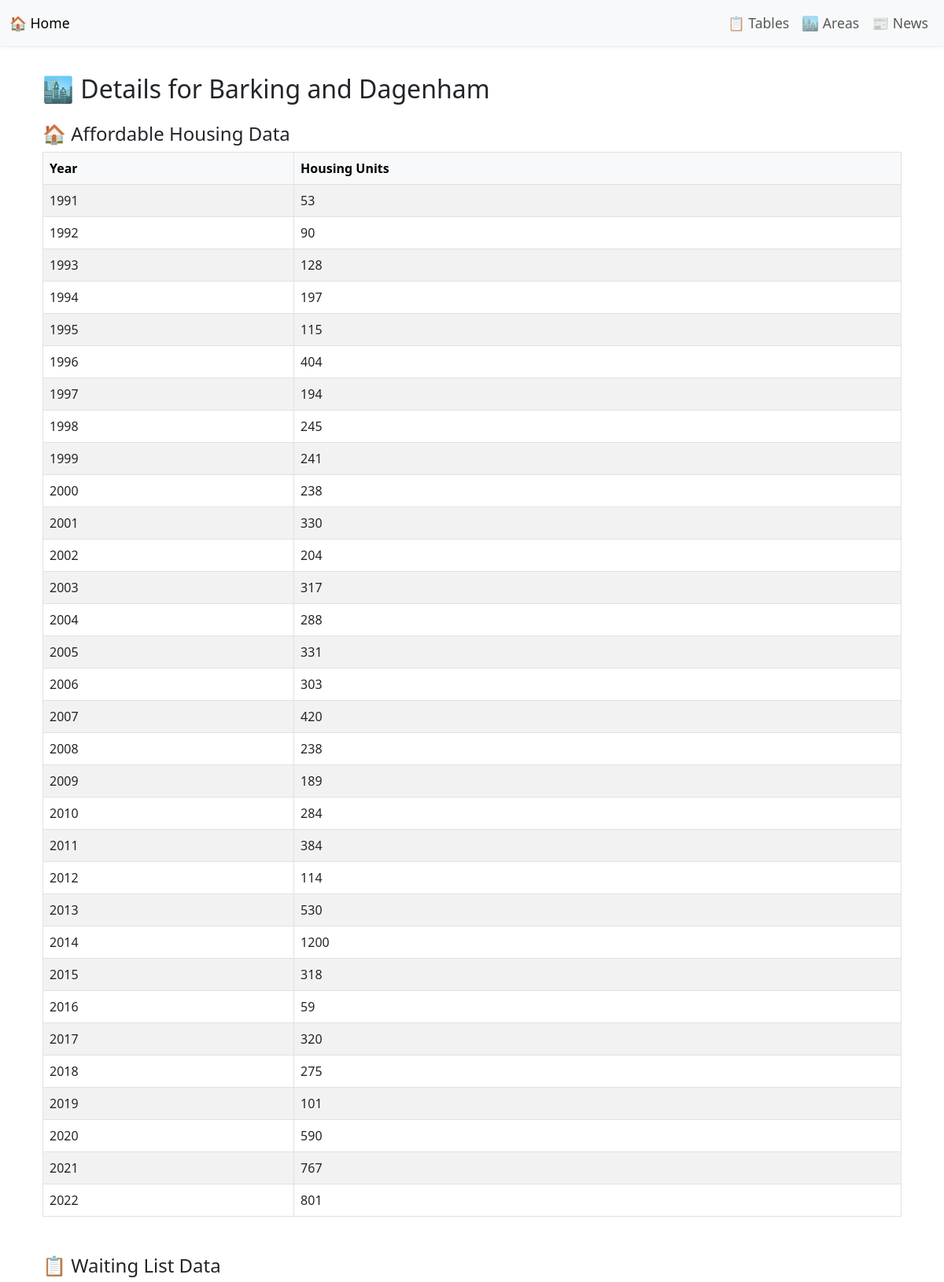
/area_detail/E09000002 (upper part), run on the app's committed database.
### tables this page shows
CREATE TABLE "Area" (
"area_code" TEXT,
  "area_name" TEXT
);

CREATE TABLE "Affordable_Housing_Data" (
"area_code" TEXT,
  "year" TEXT,
  "housing_units" INTEGER
);

### coursework2_flask/flask_app/routes.py (the view)
@main.route("/area_detail/<area_code>")
def area_detail(area_code):
    conn = get_connection()
    cursor = conn.cursor()
    try:
        cursor.execute("SELECT area_name FROM Area WHERE area_code = ?", (area_code,))
        area = cursor.fetchone()
        if not area:
            flash(f"❌ Area code '{area_code}' not found.")
            return redirect(url_for("main.list_areas"))
        cursor.execute("""
            SELECT year, housing_units
            FROM Affordable_Housing_Data
            WHERE area_code = ?
            ORDER BY year
        """, (area_code,))
        housing_data = cursor.fetchall()
        cursor.execute("""
            SELECT year, households_count
            FROM Waiting_List_Data
            WHERE area_code = ?
            ORDER BY year
        """, (area_code,))
        waiting_data = cursor.fetchall()
        return render_template("area_detail.html", area_code=area_code, area_name=area["area_name"],
                               housing_data=housing_data, waiting_data=waiting_data)
    except sqlite3.Error as e:
        flash(f"❌ Error loading area detail: {e}")
        return redirect(url_for("main.list_areas"))
    finally:
        conn.close()

### coursework2_flask/flask_app/routes.py (called while the page is built)
def get_connection():
    db_path = current_app.config["DB_PATH"]
    conn = sqlite3.connect(db_path)
    conn.row_factory = sqlite3.Row
    return conn

### coursework2_flask/flask_app/templates/area_detail.html (shortened to what this page needs)
{% extends "base.html" %}
{% block content %}
<div class="container mt-4">
    <h2>🏙️ Details for {{ area_name }}</h2>
    <h4 class="mt-4">🏠 Affordable Housing Data</h4>
    <table class="table table-striped table-bordered">
        <thead class="table-light">
            <tr>
                <th>Year</th>
                <th>Housing Units</th>
            </tr>
        </thead>
        <tbody>
            {% for row in housing_data %}
            <tr>
                <td>{{ row.year }}</td>
                <td>{{ row.housing_units }}</td>
            </tr>
            {% endfor %}
        </tbody>
    </table>
    <h4 class="mt-5">📋 Waiting List Data</h4>
</div>
{% endblock %}

### coursework2_flask/flask_app/templates/base.html (style rules this page uses)
body { padding-top: 70px; }

### data on the page
Area: area_name "Barking and Dagenham"
Affordable_Housing_Data: year "1991", housing_units "53"
Affordable_Housing_Data: year "1992", housing_units "90"
Affordable_Housing_Data: year "1993", housing_units "128"
Affordable_Housing_Data: year "1994", housing_units "197"
Affordable_Housing_Data: year "1995", housing_units "115"
Affordable_Housing_Data: year "1996", housing_units "404"
Affordable_Housing_Data: year "1997", housing_units "194"
Affordable_Housing_Data: year "1998", housing_units "245"
Affordable_Housing_Data: year "1999", housing_units "241"
Affordable_Housing_Data: year "2000", housing_units "238"
Affordable_Housing_Data: year "2001", housing_units "330"
Affordable_Housing_Data: year "2002", housing_units "204"
Affordable_Housing_Data: year "2003", housing_units "317"
Affordable_Housing_Data: year "2004", housing_units "288"
Affordable_Housing_Data: year "2005", housing_units "331"
Affordable_Housing_Data: year "2006", housing_units "303"
Affordable_Housing_Data: year "2007", housing_units "420"
Affordable_Housing_Data: year "2008", housing_units "238"
Affordable_Housing_Data: year "2009", housing_units "189"
Affordable_Housing_Data: year "2010", housing_units "284"
Affordable_Housing_Data: year "2011", housing_units "384"
Affordable_Housing_Data: year "2012", housing_units "114"
Affordable_Housing_Data: year "2013", housing_units "530"
Affordable_Housing_Data: year "2014", housing_units "1200"
Affordable_Housing_Data: year "2015", housing_units "318"
Affordable_Housing_Data: year "2016", housing_units "59"
Affordable_Housing_Data: year "2017", housing_units "320"
Affordable_Housing_Data: year "2018", housing_units "275"
Affordable_Housing_Data: year "2019", housing_units "101"
Affordable_Housing_Data: year "2020", housing_units "590"
Affordable_Housing_Data: year "2021", housing_units "767"
Affordable_Housing_Data: year "2022", housing_units "801"
